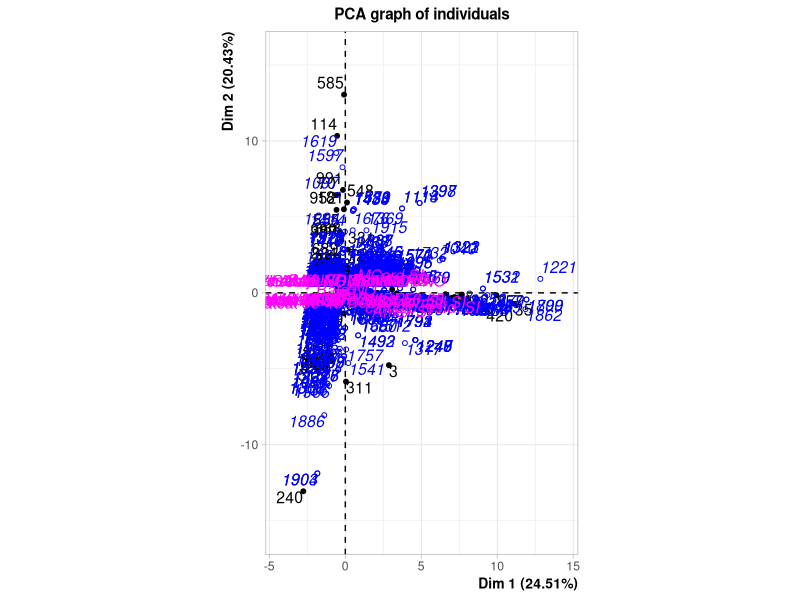
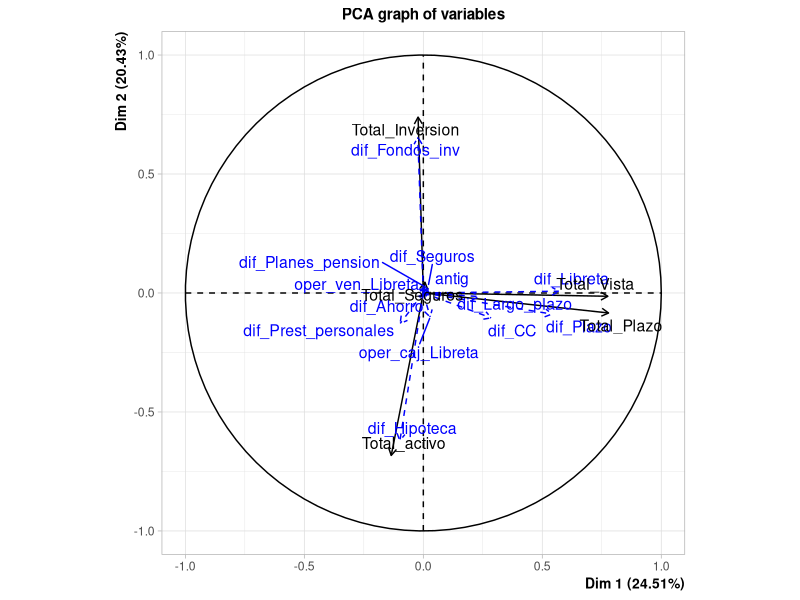

Source code (R) for these figures, in order: (Note: this script raises an error after producing the figures.)
## ---- chunk 1
library(ggplot2)
library(reshape2)
library(tidyr)
library(dplyr)
library(GGally)
library(stats)
library(cluster)
library(FactoMineR)
## ---- chunk 2
data = read.table("_repository/churn.txt",header=T)
data$sexo[data$sexo == 'No informado'] = 'MUJER'
data$Nomina = replace(data$Nomina, is.na(data$Nomina), 'Nomina NO')
data$Pension = replace(data$Pension, is.na(data$Pension), 'Pension NO')
data$Debito_aff = replace(data$Debito_aff, is.na(data$Debito_aff), 'Debito aff. NO')
data$VISA = replace(data$VISA, is.na(data$VISA), 'VISA NO')
data$MCard = replace(data$MCard, is.na(data$MCard), 'MCard NO')
index_SiBaja = which(data$Baja == 'Baja SI')
## ---- chunk 3
options(ggrepel.max.overlaps = Inf)
nd = 4
cp = PCA(data,ncp=nd , quanti.sup = c(4,19:30), quali.sup = c(1:3,5:12,18), ind.sup = index_SiBaja)

cpsig = cp$ind$coord


## ---- chunk 4

dist.cpsig = dist(cpsig)

cp.hclust = hclust(dist.cpsig, method = "ward.D2")
plot(CAJ, main = "Dendrograma de la CAJ por Ward", xlab = "Observaciones", ylab = "Distancia", cex = 0.001)
## ---- chunk 5
n1 = 200
k1 = kmeans(cpsig, n1)
freq = k1$size
d2 = dist(k1$centers)
h2 = hclust(d2, method = 'ward.D2', members = freq)

plot(h2)
barplot(h2$height[(n1-30):(n1-1)])
## ---- chunk 6
datNo = filter(data, data$Baja == 'Baja NO')
dataHeight = nrow(datNo)

barplot(cp.hclust$height[((dataHeight-30):(dataHeight-1))])
abline(v=30, col='red')

nc = 5+1
## ---- chunk 7

cut6 = cutree(cp.hclust, nc)
table(cut6)

cdg.nc = aggregate(as.data.frame(cpsig), list(cut6), mean)[,2:(nd+1)]

print(cdg.nc)

Bss = sum(rowSums(cdg.nc^2)*as.numeric(table(cut6)))
Tss = sum(cpsig^2)

calidad = (100*Bss/Tss)


print(paste(str("CALIDAD DEL CORTE DEL ARBOL JERARQUICO:") + str(calidad)))
## ---- chunk 8

k6 = kmeans(cpsig,centers = cdg.nc)
k6$size
## ---- chunk 9
calidad_cons = 100*k6$betweenss/k6$totss

print(paste(str("CALIDAD DEL CORTE DEL ARBOL JERARQUICO CONSOLIDADO:") + str(calidad_cons)))

## ---- chunk 10
plot(cpsig[,1], cpsig[,2], type = 'n')
text(cpsig[,1], cpsig[,2], col = k6$cluster, cex = 0.6)
abline(h=0, v=0, col='gray')
## ---- chunk 11

## ---- chunk 12

## ---- chunk 13
